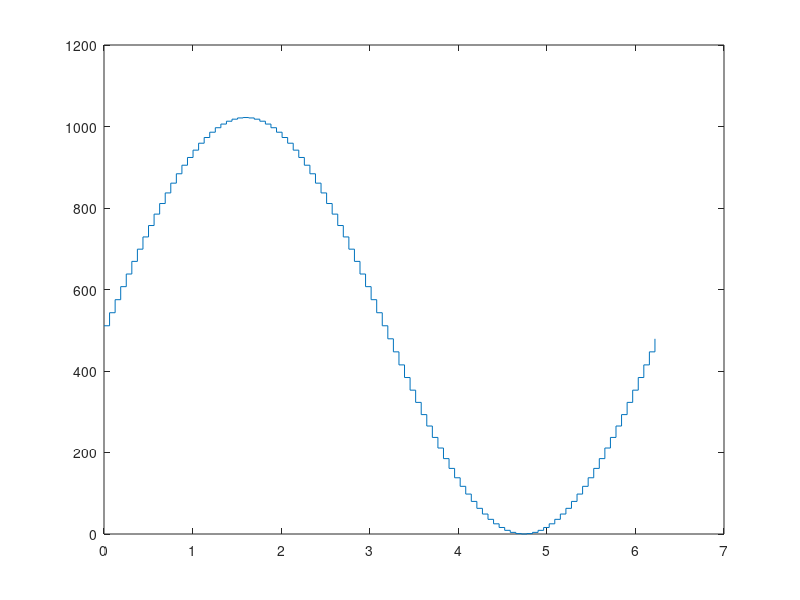

Write the MATLAB code that produced this figure. (Note: this script raises an error after producing the figure.)

t = (0:1:99)*2*pi/100;
Y = round(511*(sin(t)+1));

stairs(t,Y)

fileName = 'sineTable.coe';
file = fopen(fileName, 'w');

fprintf(file, 'memory_initialization_radix=2;\nmemory_initialization_vector=\n');
bits = 10;
for j=1:length(Y)

    binaryVector = decimalToBinaryVector(Y(j),bits);
    for i=1:bits
       fprintf(file,'%d',binaryVector(i)); 
    end 
    fprintf(file,'\n');
end
        